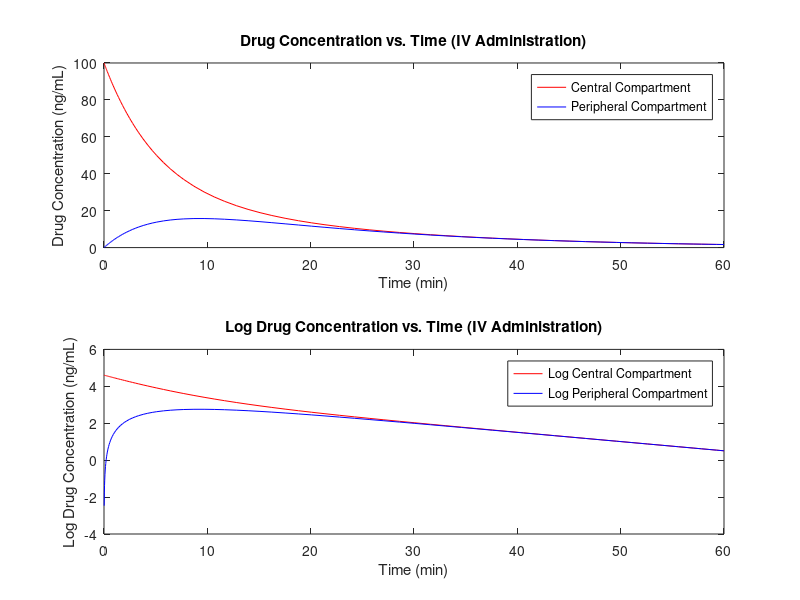
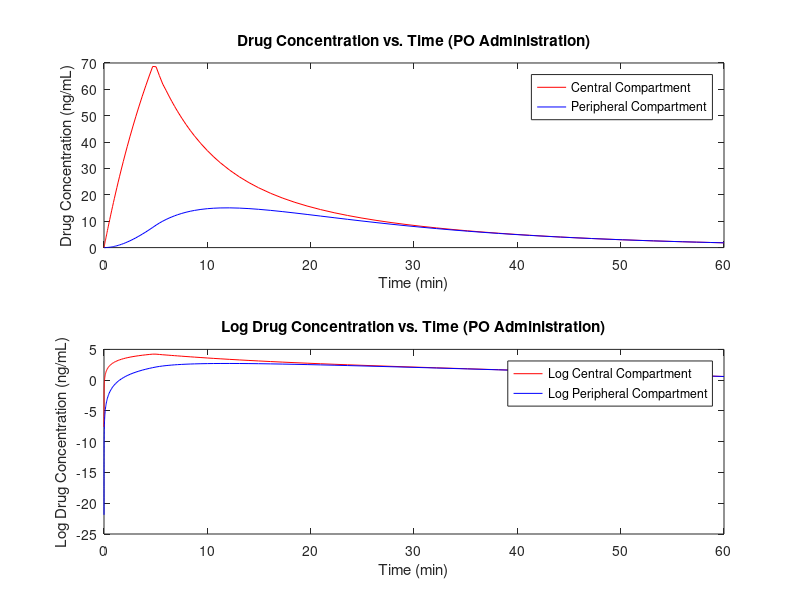
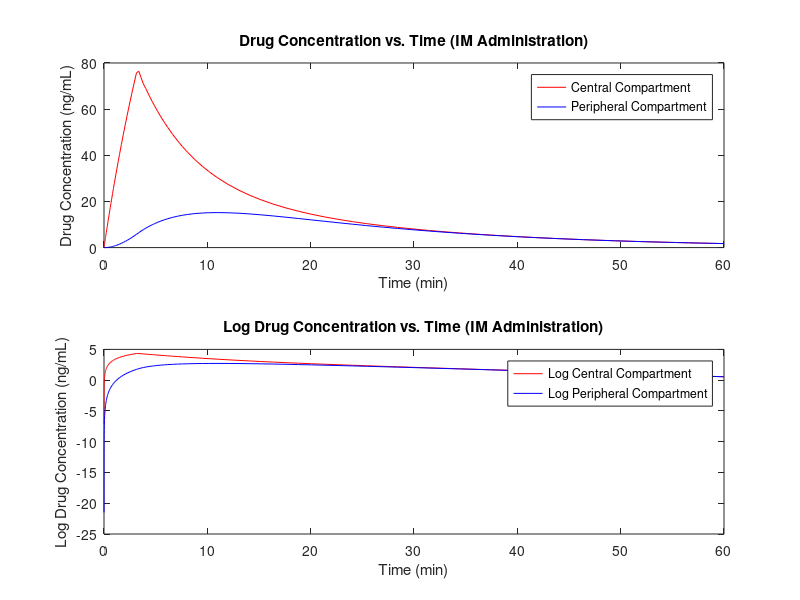
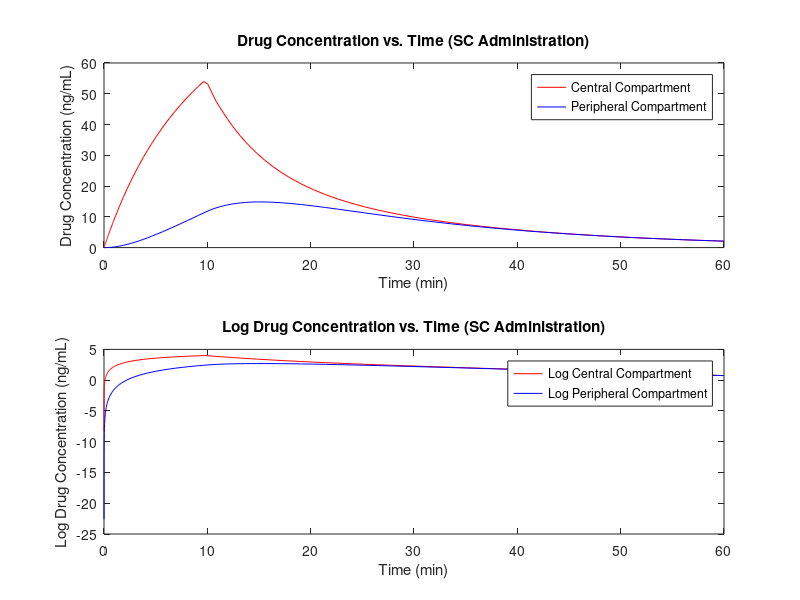

The MATLAB source for these figures, in order:
function drug_administration_simulation()
    % Parameters for the two-compartment model
    V1 = 100;  % Volume of distribution in central compartment (mL)
    V2 = 200;  % Volume of distribution in peripheral compartment (mL)
    CL = 10;   % Clearance (mL/min)
    
    % Absorption rate constants for PO, IM, and SC
    ka_PO = 0.2;  % Absorption rate constant for PO (1/min)
    ka_IM = 0.3;  % Absorption rate constant for IM (1/min)
    ka_SC = 0.1;  % Absorption rate constant for SC (1/min)
    
    % Distribution rate constants
    k12 = 0.05;  % Rate of drug flow from central to peripheral (1/min)
    k21 = 0.1;   % Rate of drug flow from peripheral to central (1/min)

    % Simulation parameters
    tspan = [0 60];  % Simulation time (minutes)

    % Initial drug concentrations in central and peripheral compartments for IV, PO, IM, and SC
    initial_IV = [100; 0];  % IV administration
    initial_PO = [0; 0];  % PO administration
    initial_IM = [0; 0];  % IM administration
    initial_SC = [0; 0];  % SC administration
    
    % Absorption durations proportional to the absorption constants
    absorption_duration_PO = 1 / ka_PO;  % Proportional to 1/ka_PO
    absorption_duration_IM = 1 / ka_IM;  % Proportional to 1/ka_IM
    absorption_duration_SC = 1 / ka_SC;  % Proportional to 1/ka_SC

    % Solve the differential equations using ode45 for each administration route
    [t_IV, drug_conc_IV] = ode45(@(t, y) ode_equations(t, y, V1, V2, CL, 0, 0, k12, k21, 0), tspan, initial_IV);
    [t_PO, drug_conc_PO] = ode45(@(t, y) ode_equations(t, y, V1, V2, CL, ka_PO, 0, k12, k21, absorption_duration_PO), tspan, initial_PO);
    [t_IM, drug_conc_IM] = ode45(@(t, y) ode_equations(t, y, V1, V2, CL, ka_IM, 0, k12, k21, absorption_duration_IM), tspan, initial_IM);
    [t_SC, drug_conc_SC] = ode45(@(t, y) ode_equations(t, y, V1, V2, CL, ka_SC, 0, k12, k21, absorption_duration_SC), tspan, initial_SC);

    % Plot drug concentrations for each administration route
    plot_drug_concentrations(t_IV, drug_conc_IV, 'IV Administration');
    plot_drug_concentrations(t_PO, drug_conc_PO, 'PO Administration');
    plot_drug_concentrations(t_IM, drug_conc_IM, 'IM Administration');
    plot_drug_concentrations(t_SC, drug_conc_SC, 'SC Administration');
end

function plot_drug_concentrations(t, drug_conc, title_str)
    % Plot drug concentrations and log(drug concentrations) over time
    figure;
    subplot(2, 1, 1);
    plot(t, drug_conc(:, 1), 'r-', t, drug_conc(:, 2), 'b-');
    xlabel('Time (min)');
    ylabel('Drug Concentration (ng/mL)');
    legend('Central Compartment', 'Peripheral Compartment');
    title(['Drug Concentration vs. Time (' title_str ')']);
    
    % Calculate and display AUC for drug concentrations
    auc = trapz(t, drug_conc(:, 1));
    disp(['AUC for ' title_str ' (Drug Concentrations): ' num2str(auc)]);
    
    subplot(2, 1, 2);
    plot(t, log(drug_conc(:, 1)), 'r-', t, log(drug_conc(:, 2)), 'b-');
    xlabel('Time (min)');
    ylabel('Log Drug Concentration (ng/mL)');
    legend('Log Central Compartment', 'Log Peripheral Compartment');
    title(['Log Drug Concentration vs. Time (' title_str ')']);
    
   % Calculate and display AUC for drug concentrations in the central compartment
    auc_central = trapz(t, drug_conc(:, 1));
    disp(['AUC for ' title_str ' (Central Compartment): ' num2str(auc_central)]);
    
    % Calculate and display AUC for drug concentrations in the peripheral compartment
    auc_peripheral = trapz(t, drug_conc(:, 2));
    disp(['AUC for ' title_str ' (Peripheral Compartment): ' num2str(auc_peripheral)]);
    
end

function dydt = ode_equations(t, y, V1, V2, CL, ka, kb, k12, k21, absorption_duration)
    % Differential equations for the two-compartment model with different administration routes
    C1 = y(1);  % Concentration in the central compartment (ng/mL)
    C2 = y(2);  % Concentration in the peripheral compartment (ng/mL)

    % Absorption (ka) for PO, IM, and SC within the absorption duration
    if absorption_duration > 0 && t <= absorption_duration
        if ka > 0
            dydt(1, 1) = ka * 100 - CL/V1 * C1 - k12 * C1 + k21 * C2;  % Rate of change in the central compartment
                                                                       % assume: drug concentration when uptaken = 100
            dydt(2, 1) = k12 * C1 - k21 * C2;  % Rate of change in the peripheral compartment
        else
            % Rate of change of drug concentrations in each compartment based on administration route
            dydt(1, 1) = -CL/V1 * C1 - k12 * C1 + k21 * C2;  % Rate of change in the central compartment
            dydt(2, 1) = k12 * C1 - k21 * C2;  % Rate of change in the peripheral compartment
        end
    else
        % No absorption beyond the absorption duration
        dydt(1, 1) = -CL/V1 * C1 - k12 * C1 + k21 * C2;  % Rate of change in the central compartment
        dydt(2, 1) = k12 * C1 - k21 * C2;  % Rate of change in the peripheral compartment
    end
end
